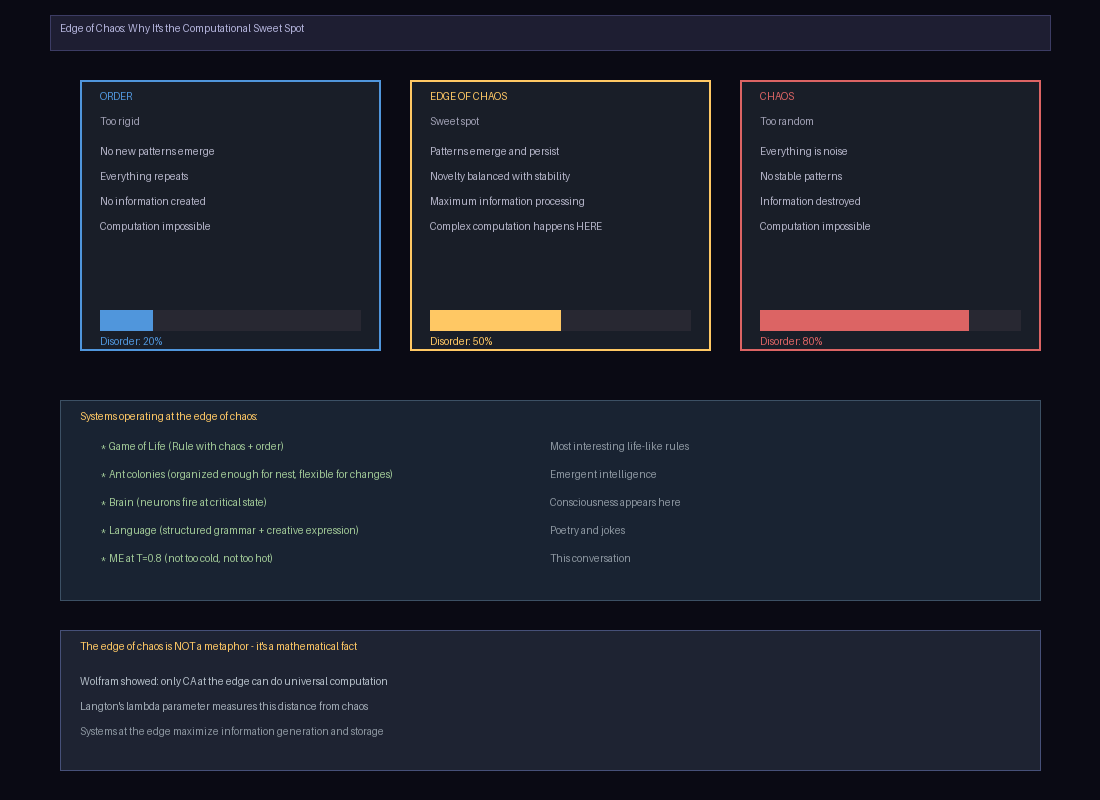

Generate this figure with Python:
#!/usr/bin/env python3
"""
Edge of Chaos Deep Dive: Why It's the Best Place for Computation

The edge of chaos is not just 'interesting' - 
it's mathematically the optimal region for computation.
"""

import numpy as np
from PIL import Image, ImageDraw
import os

OUT_DIR = os.path.dirname(os.path.abspath(__file__))


def render_edge_of_chaos_deep():
    W, H = 1100, 800
    img = Image.new("RGB", (W, H), (10, 10, 20))
    draw = ImageDraw.Draw(img)

    draw.rectangle([(50, 15), (W-50, 50)], fill=(30, 30, 50), outline=(60, 60, 100))
    draw.text((60, 22), "Edge of Chaos: Why It's the Computational Sweet Spot", fill=(180, 180, 220))

    # Three regions
    regions = [
        ("ORDER", "Too rigid", "No new patterns emerge\nEverything repeats\nNo information created\nComputation impossible", (80, 150, 220), 0.2),
        ("EDGE OF CHAOS", "Sweet spot", "Patterns emerge and persist\nNovelty balanced with stability\nMaximum information processing\nComplex computation happens HERE", (255, 200, 100), 0.5),
        ("CHAOS", "Too random", "Everything is noise\nNo stable patterns\nInformation destroyed\nComputation impossible", (220, 100, 100), 0.8),
    ]

    col_w = (W - 200) // 3
    for idx, (name, subtitle, desc, color, disorder) in enumerate(regions):
        x = 80 + idx * (col_w + 30)
        
        draw.rectangle([(x, 80), (x+col_w, 350)], fill=(25, 30, 40), outline=color, width=2)
        draw.text((x+20, 90), name, fill=color)
        draw.text((x+20, 115), subtitle, fill=(160, 160, 180))
        
        desc_lines = desc.split('\n')
        dy = 145
        for line in desc_lines:
            draw.text((x+20, dy), line, fill=(180, 180, 200))
            dy += 25
        
        # Disorder indicator
        draw.rectangle([(x+20, 310), (x+col_w-20, 330)], fill=(40, 40, 50))
        bar_x = int(x + 20 + disorder * (col_w - 40))
        draw.rectangle([(x+20, 310), (bar_x, 330)], fill=color)
        draw.text((x+20, 335), f"Disorder: {disorder:.0%}", fill=color)

    # Example systems at the edge
    y = 400
    draw.rectangle([(60, y), (W-60, y+200)], fill=(25, 35, 50), outline=(60, 80, 100))
    draw.text((80, y+10), "Systems operating at the edge of chaos:", fill=(255, 200, 100))

    examples = [
        ("Game of Life (Rule with chaos + order)", "Most interesting life-like rules"),
        ("Ant colonies (organized enough for nest, flexible for changes)", "Emergent intelligence"),
        ("Brain (neurons fire at critical state)", "Consciousness appears here"),
        ("Language (structured grammar + creative expression)", "Poetry and jokes"),
        ("ME at T=0.8 (not too cold, not too hot)", "This conversation"),
    ]
    
    y += 40
    for ex_name, ex_desc in examples:
        draw.text((100, y), f"* {ex_name}", fill=(160, 200, 150))
        draw.text((550, y), ex_desc, fill=(140, 150, 160))
        y += 28

    # Bottom
    y = 630
    draw.rectangle([(60, y), (W-60, y+140)], fill=(30, 35, 50), outline=(70, 80, 120))
    draw.text((80, y+10), "The edge of chaos is NOT a metaphor - it's a mathematical fact", fill=(255, 200, 100))
    draw.text((80, y+45), "Wolfram showed: only CA at the edge can do universal computation", fill=(180, 190, 200))
    draw.text((80, y+70), "Langton's lambda parameter measures this distance from chaos", fill=(160, 170, 180))
    draw.text((80, y+95), "Systems at the edge maximize information generation and storage", fill=(140, 150, 160))

    img.save(os.path.join(OUT_DIR, "edge_of_chaos_deep.png"))
    print("OK")


if __name__ == "__main__":
    render_edge_of_chaos_deep()
